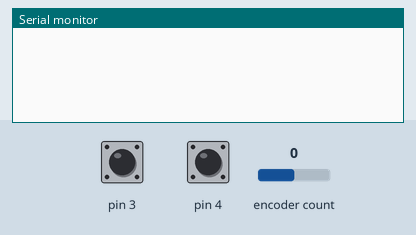
Recording of a sketch running on a simulated Arduino Uno, built with avr-gcc and run on an emulated ATmega328P. Parts: the last lines printed to the serial monitor. The test bench sets the inputs (shaded band); at power-on: encoder count 0, pin 4 HIGH, pin 3 HIGH.

Above: at 1.2 s.
1.3 s: encoder count set to 1
At 2.3 s:
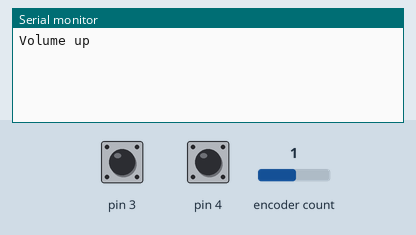
2.8 s: pin 4 pulled LOW for 0.15 s
At 4.5 s:
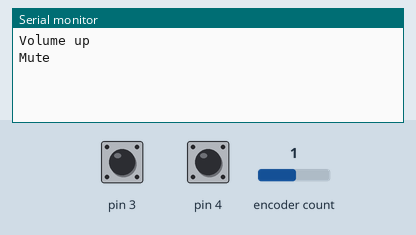
4.9 s: encoder count set to 0
At 6.2 s:
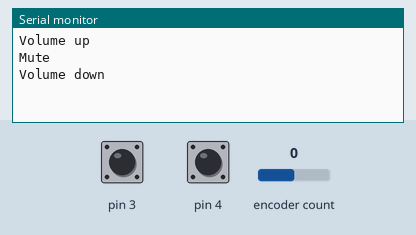

Measured:
- after the input at 1.3 s, the serial monitor: prints a new line at once (image 1)
- after the input at 2.8 s, the serial monitor: prints a new line after 0.65 s (image 2)
- after the input at 4.9 s, the serial monitor: prints a new line at once (image 3)

The sketch:

Encoder.ino
```cpp
#include <EncButton.h>

/* Пины энкодера */
#define ENC_DT 5
#define ENC_CK 6
#define ENC_SW 4

/* Обьекты энкодера и декодера */
EncButton enc(ENC_DT, ENC_CK, ENC_SW);
void setup() {
  Serial.begin(9600);
  EICRA |= FALLING << 2;        // Настраиваем режим прерывания INT1 (FALLING)
  EIMSK |= 1 << INT1;           // Активируем прерывание INT1

}

void loop() {
  enc.tick();               // Тикер энкодера
  if (enc.left())       Serial.println("Volume down");
  if (enc.right())      Serial.println("Volume up");
  if (enc.hasClicks(1)) Serial.println("Mute");
}
```
